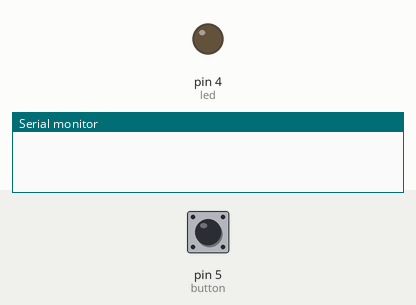
The sketch below on a simulated Arduino Uno, built with avr-gcc and run on an emulated ATmega328P. On the bench: output pins drawn as LEDs (lit = HIGH), the last lines printed to the serial monitor. Inputs (shaded band) come from the test bench; at power-on: pin 5 (button) HIGH.

Above: at 1.2 s.
1.3 s: pin 5 (button) pulled LOW for 0.15 s
At 1.4 s:
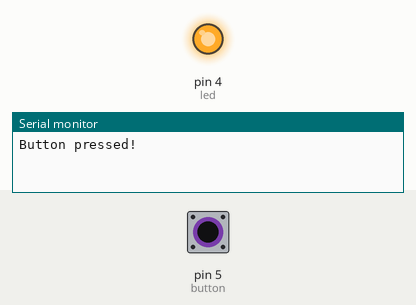
3.0 s: pin 5 (button) pulled LOW for 3.2 s
At 6.5 s:
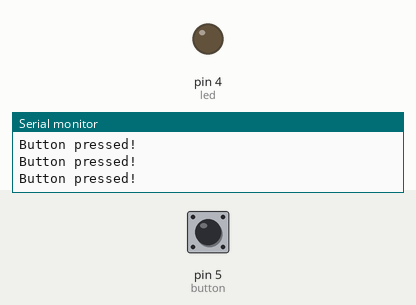
Timing chart, 0 to 8.0 s (numbered marks = the images above; inputs shaded):
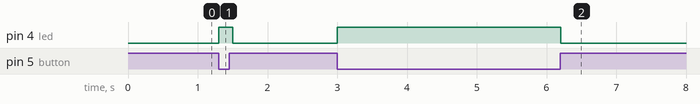

The sketch:

button.ino
```cpp
#include <Arduino.h>

const int led = 4;
const int button = 5;

void setup() {
  // Initialize serial communication at 9600 baud
  Serial.begin(9600);

  // Set pin modes
  pinMode(led, OUTPUT);
  pinMode(button, INPUT_PULLUP); // Use INPUT_PULLUP for internal pull-up resistor
}

void loop() {
  int buttonState = digitalRead(button);

  if (buttonState == LOW) { // Button pressed (using INPUT_PULLUP)
    digitalWrite(led, HIGH);
    Serial.println("Button pressed!");
  } else {
    digitalWrite(led, LOW);
  }

  // Small delay to prevent flooding the Serial Monitor with messages
  delay(100);
}
```

Measured:
- after the input at 1.3 s, pin 4 (led): LOW → HIGH at once, → LOW 0.20 s later
- after the input at 3.0 s, pin 4 (led): LOW → HIGH at once, → LOW 3.2 s later
